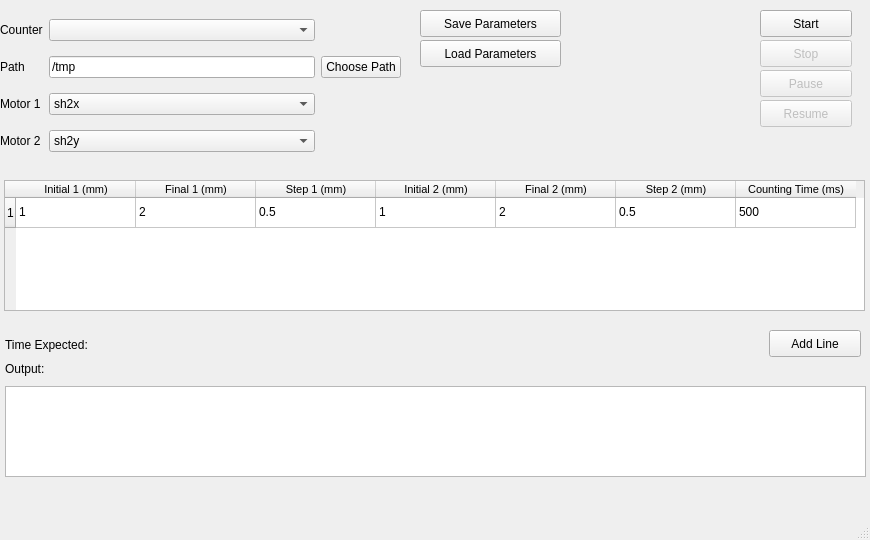
<?xml version="1.0" encoding="UTF-8"?>
<ui version="4.0">
 <class>MainWindow</class>
 <widget class="QMainWindow" name="MainWindow">
  <property name="geometry">
   <rect>
    <x>0</x>
    <y>0</y>
    <width>870</width>
    <height>540</height>
   </rect>
  </property>
  <property name="sizePolicy">
   <sizepolicy hsizetype="Fixed" vsizetype="Preferred">
    <horstretch>0</horstretch>
    <verstretch>0</verstretch>
   </sizepolicy>
  </property>
  <property name="minimumSize">
   <size>
    <width>870</width>
    <height>540</height>
   </size>
  </property>
  <property name="maximumSize">
   <size>
    <width>870</width>
    <height>540</height>
   </size>
  </property>
  <property name="windowTitle">
   <string>Scan - XRF</string>
  </property>
  <widget class="QWidget" name="centralwidget">
   <widget class="QTextBrowser" name="tbOutput">
    <property name="geometry">
     <rect>
      <x>5</x>
      <y>386</y>
      <width>861</width>
      <height>91</height>
     </rect>
    </property>
   </widget>
   <widget class="QLabel" name="label_10">
    <property name="geometry">
     <rect>
      <x>5</x>
      <y>360</y>
      <width>61</width>
      <height>17</height>
     </rect>
    </property>
    <property name="text">
     <string>Output:</string>
    </property>
   </widget>
   <widget class="QPushButton" name="btnStart">
    <property name="geometry">
     <rect>
      <x>760</x>
      <y>10</y>
      <width>92</width>
      <height>27</height>
     </rect>
    </property>
    <property name="text">
     <string>Start</string>
    </property>
    <property name="checkable">
     <bool>false</bool>
    </property>
    <property name="checked">
     <bool>false</bool>
    </property>
    <property name="autoExclusive">
     <bool>false</bool>
    </property>
   </widget>
   <widget class="QPushButton" name="btnStop">
    <property name="enabled">
     <bool>false</bool>
    </property>
    <property name="geometry">
     <rect>
      <x>760</x>
      <y>40</y>
      <width>92</width>
      <height>27</height>
     </rect>
    </property>
    <property name="text">
     <string>Stop</string>
    </property>
    <property name="checkable">
     <bool>false</bool>
    </property>
    <property name="checked">
     <bool>false</bool>
    </property>
    <property name="autoExclusive">
     <bool>false</bool>
    </property>
   </widget>
   <widget class="QPushButton" name="btnLoad">
    <property name="geometry">
     <rect>
      <x>420</x>
      <y>40</y>
      <width>141</width>
      <height>27</height>
     </rect>
    </property>
    <property name="text">
     <string>Load Parameters</string>
    </property>
   </widget>
   <widget class="QPushButton" name="btnSave">
    <property name="geometry">
     <rect>
      <x>420</x>
      <y>10</y>
      <width>141</width>
      <height>27</height>
     </rect>
    </property>
    <property name="text">
     <string>Save Parameters</string>
    </property>
   </widget>
   <widget class="QLabel" name="label_18">
    <property name="geometry">
     <rect>
      <x>5</x>
      <y>336</y>
      <width>111</width>
      <height>17</height>
     </rect>
    </property>
    <property name="text">
     <string>Time Expected:</string>
    </property>
   </widget>
   <widget class="QLabel" name="lblEstTime">
    <property name="geometry">
     <rect>
      <x>115</x>
      <y>336</y>
      <width>101</width>
      <height>17</height>
     </rect>
    </property>
    <property name="text">
     <string/>
    </property>
   </widget>
   <widget class="QTableWidget" name="twRuns">
    <property name="geometry">
     <rect>
      <x>4</x>
      <y>180</y>
      <width>861</width>
      <height>131</height>
     </rect>
    </property>
    <property name="dragEnabled">
     <bool>false</bool>
    </property>
    <property name="alternatingRowColors">
     <bool>false</bool>
    </property>
    <property name="rowCount">
     <number>1</number>
    </property>
    <property name="columnCount">
     <number>7</number>
    </property>
    <attribute name="horizontalHeaderDefaultSectionSize">
     <number>120</number>
    </attribute>
    <row/>
    <column>
     <property name="text">
      <string>Initial 1 (mm)</string>
     </property>
     <property name="font">
      <font>
       <pointsize>8</pointsize>
      </font>
     </property>
    </column>
    <column>
     <property name="text">
      <string>Final 1 (mm)</string>
     </property>
     <property name="font">
      <font>
       <pointsize>8</pointsize>
      </font>
     </property>
    </column>
    <column>
     <property name="text">
      <string>Step 1 (mm)</string>
     </property>
     <property name="font">
      <font>
       <pointsize>8</pointsize>
      </font>
     </property>
    </column>
    <column>
     <property name="text">
      <string>Initial 2 (mm)</string>
     </property>
     <property name="font">
      <font>
       <pointsize>8</pointsize>
      </font>
     </property>
    </column>
    <column>
     <property name="text">
      <string>Final 2 (mm)</string>
     </property>
     <property name="font">
      <font>
       <pointsize>8</pointsize>
      </font>
     </property>
    </column>
    <column>
     <property name="text">
      <string>Step 2 (mm)</string>
     </property>
     <property name="font">
      <font>
       <pointsize>8</pointsize>
      </font>
     </property>
    </column>
    <column>
     <property name="text">
      <string>Counting Time (ms)</string>
     </property>
     <property name="font">
      <font>
       <pointsize>8</pointsize>
      </font>
     </property>
    </column>
    <item row="0" column="0">
     <property name="text">
      <string>1</string>
     </property>
    </item>
    <item row="0" column="1">
     <property name="text">
      <string>2</string>
     </property>
    </item>
    <item row="0" column="2">
     <property name="text">
      <string>0.5</string>
     </property>
    </item>
    <item row="0" column="3">
     <property name="text">
      <string>1</string>
     </property>
    </item>
    <item row="0" column="4">
     <property name="text">
      <string>2</string>
     </property>
    </item>
    <item row="0" column="5">
     <property name="text">
      <string>0.5</string>
     </property>
    </item>
    <item row="0" column="6">
     <property name="text">
      <string>500</string>
     </property>
    </item>
   </widget>
   <widget class="QPushButton" name="btnAddLine">
    <property name="geometry">
     <rect>
      <x>769</x>
      <y>330</y>
      <width>92</width>
      <height>27</height>
     </rect>
    </property>
    <property name="text">
     <string>Add Line</string>
    </property>
   </widget>
   <widget class="QWidget" name="gridLayoutWidget_4">
    <property name="geometry">
     <rect>
      <x>0</x>
      <y>10</y>
      <width>401</width>
      <height>151</height>
     </rect>
    </property>
    <layout class="QGridLayout" name="gridLayout_4">
     <item row="2" column="1">
      <widget class="QLineEdit" name="lePath">
       <property name="enabled">
        <bool>true</bool>
       </property>
       <property name="text">
        <string>/tmp</string>
       </property>
      </widget>
     </item>
     <item row="3" column="1">
      <widget class="QComboBox" name="cmbMotor1">
       <property name="currentIndex">
        <number>1</number>
       </property>
       <item>
        <property name="text">
         <string>sh2y</string>
        </property>
       </item>
       <item>
        <property name="text">
         <string>sh2x</string>
        </property>
       </item>
       <item>
        <property name="text">
         <string>sh2z</string>
        </property>
       </item>
       <item>
        <property name="text">
         <string>sh2yaw</string>
        </property>
       </item>
      </widget>
     </item>
     <item row="2" column="0">
      <widget class="QLabel" name="label_9">
       <property name="text">
        <string>Path</string>
       </property>
      </widget>
     </item>
     <item row="4" column="1">
      <widget class="QComboBox" name="cmbMotor2">
       <property name="currentIndex">
        <number>1</number>
       </property>
       <item>
        <property name="text">
         <string/>
        </property>
       </item>
       <item>
        <property name="text">
         <string>sh2y</string>
        </property>
       </item>
       <item>
        <property name="text">
         <string>sh2x</string>
        </property>
       </item>
       <item>
        <property name="text">
         <string>sh2z</string>
        </property>
       </item>
       <item>
        <property name="text">
         <string>sh2yaw</string>
        </property>
       </item>
      </widget>
     </item>
     <item row="3" column="0">
      <widget class="QLabel" name="lblMotor1">
       <property name="text">
        <string>Motor 1</string>
       </property>
      </widget>
     </item>
     <item row="4" column="0">
      <widget class="QLabel" name="lblMotor2">
       <property name="text">
        <string>Motor 2</string>
       </property>
      </widget>
     </item>
     <item row="2" column="2">
      <widget class="QPushButton" name="btnPath">
       <property name="text">
        <string>Choose Path</string>
       </property>
      </widget>
     </item>
     <item row="0" column="0">
      <widget class="QLabel" name="lblCounter">
       <property name="text">
        <string>Counter</string>
       </property>
      </widget>
     </item>
     <item row="0" column="1">
      <widget class="QComboBox" name="cmbCounter">
       <property name="enabled">
        <bool>true</bool>
       </property>
      </widget>
     </item>
    </layout>
   </widget>
   <widget class="QPushButton" name="btnPause">
    <property name="enabled">
     <bool>false</bool>
    </property>
    <property name="geometry">
     <rect>
      <x>760</x>
      <y>70</y>
      <width>92</width>
      <height>27</height>
     </rect>
    </property>
    <property name="text">
     <string>Pause</string>
    </property>
    <property name="checkable">
     <bool>false</bool>
    </property>
    <property name="checked">
     <bool>false</bool>
    </property>
    <property name="autoExclusive">
     <bool>false</bool>
    </property>
   </widget>
   <widget class="QPushButton" name="btnResume">
    <property name="enabled">
     <bool>false</bool>
    </property>
    <property name="geometry">
     <rect>
      <x>760</x>
      <y>100</y>
      <width>92</width>
      <height>27</height>
     </rect>
    </property>
    <property name="text">
     <string>Resume</string>
    </property>
    <property name="checkable">
     <bool>false</bool>
    </property>
    <property name="checked">
     <bool>false</bool>
    </property>
    <property name="autoExclusive">
     <bool>false</bool>
    </property>
   </widget>
  </widget>
  <widget class="QStatusBar" name="statusbar"/>
 </widget>
 <resources/>
 <connections/>
</ui>
